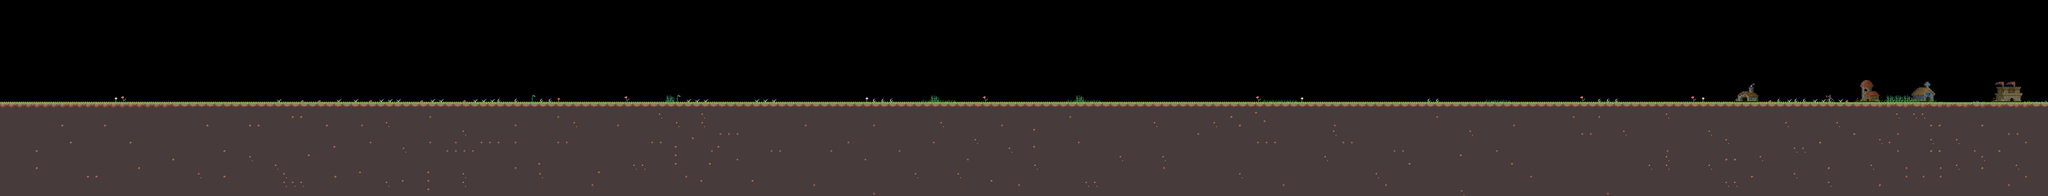

Tiled map render using the project's own tile images. Description and the map definition, with tile-layer contents summarised, below:
An orthogonal 240x23 tile map with 16x16 px tiles, 2 tile layers (background, ground) and 21 objects (14x BuildingSpot, 7x Other).

<map version="1.9" tiledversion="1.9.2" orientation="orthogonal" renderorder="right-down" width="240" height="23" tilewidth="16" tileheight="16" infinite="0" nextlayerid="4" nextobjectid="73">
 <tileset firstgid="1" source="tileset.tsx" />
 <layer id="3" name="background" width="240" height="23">
  <data>[5520 cells, 244 non-empty, 31 distinct tile ids]</data>
 </layer>
 <layer id="1" name="ground" width="240" height="23">
  <data>[5520 cells, 2795 non-empty, 49 distinct tile ids]</data>
 </layer>
 <objectgroup id="2" name="objects">
  <object id="21" name="Center" class="BuildingSpot" x="1848" y="142" width="144" height="48" />
  <object id="51" name="Slum" class="Other" x="3152" y="168" width="48" height="24" />
  <object id="52" name="Slum" class="Other" x="3024" y="168" width="48" height="24" />
  <object id="53" name="Slum" class="Other" x="1184" y="168" width="48" height="24" />
  <object id="54" name="Armory" class="BuildingSpot" x="1992" y="150" width="112" height="40" />
  <object id="55" name="Arsenal" class="BuildingSpot" x="2104" y="150" width="112" height="40" />
  <object id="56" name="Hospital" class="BuildingSpot" x="1736" y="150" width="112" height="40" />
  <object id="57" name="Market" class="BuildingSpot" x="1624" y="150" width="112" height="40" />
  <object id="58" name="Market" class="BuildingSpot" x="2216" y="150" width="112" height="40" />
  <object id="59" name="Farm" class="BuildingSpot" x="520" y="168" width="160" height="24" />
  <object id="60" name="Farm" class="BuildingSpot" x="680" y="168" width="160" height="24" />
  <object id="61" name="Farm" class="BuildingSpot" x="840" y="168" width="160" height="24" />
  <object id="62" name="Farm" class="BuildingSpot" x="2456" y="168" width="160" height="24" />
  <object id="63" name="Farm" class="BuildingSpot" x="2616" y="168" width="160" height="24" />
  <object id="64" name="Tower" class="BuildingSpot" x="1528" y="142" width="96" height="48" />
  <object id="65" name="Tower" class="BuildingSpot" x="1432" y="142" width="96" height="48" />
  <object id="66" name="Slum" class="Other" x="400" y="168" width="48" height="24" />
  <object id="67" name="Slum" class="Other" x="1064" y="168" width="48" height="24" />
  <object id="69" name="Slum" class="Other" x="3296" y="168" width="48" height="24" />
  <object id="70" name="Farm" class="BuildingSpot" x="2792" y="168" width="160" height="24" />
  <object id="71" name="Slum" class="Other" x="3644" y="168" width="48" height="24" />
 </objectgroup>
</map>
